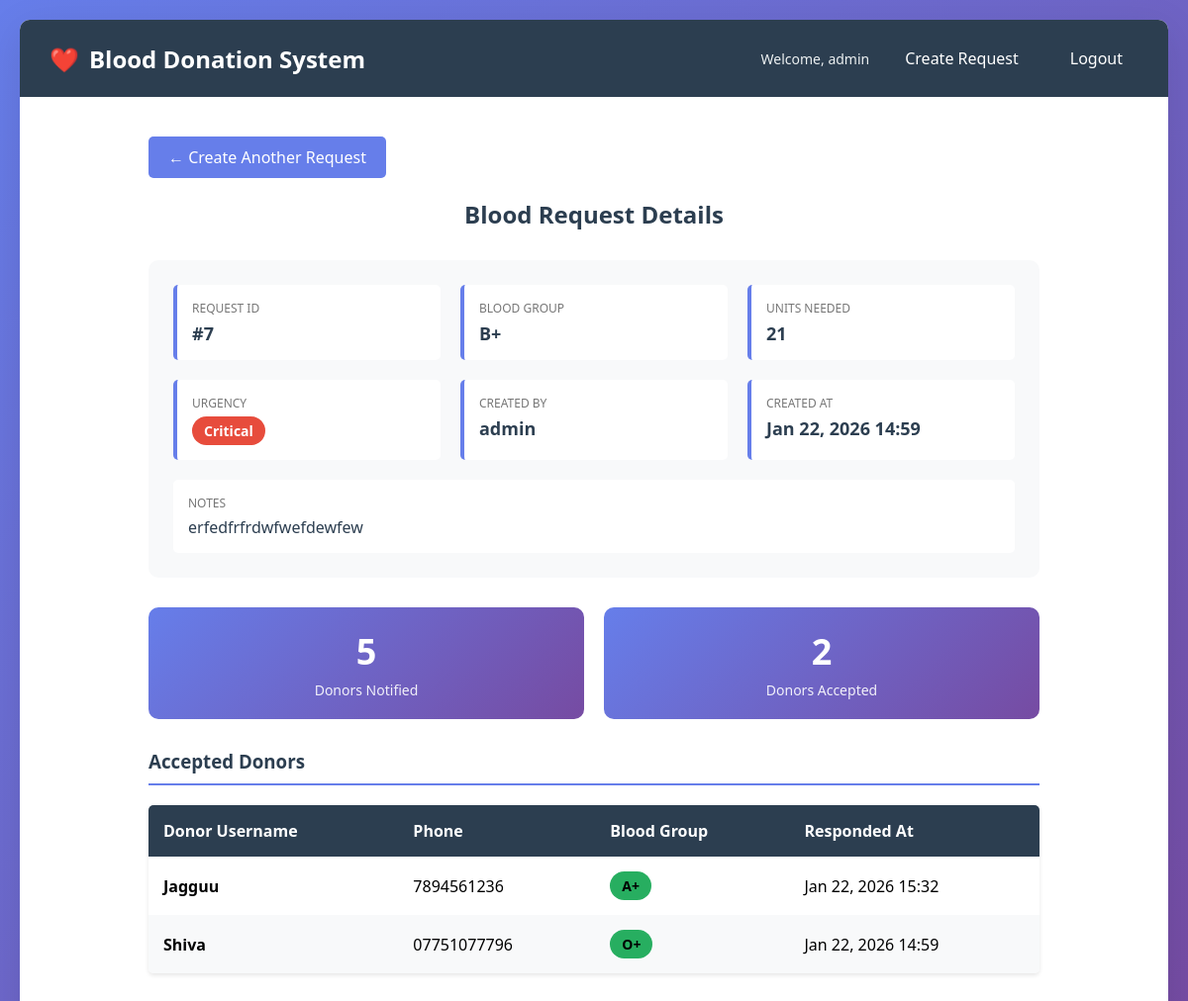
The page /request/7/ (signed in) on the database its author committed.
### careapp/models.py (models this page shows, shortened)
class BloodRequest(models.Model):
    BLOOD_GROUP_CHOICES = DonorProfile.BLOOD_GROUP_CHOICES
    URGENCY_CHOICES = [
        ('critical', 'Critical'),
        ('high', 'High'),
        ('medium', 'Medium'),
    ]
    blood_group = models.CharField(max_length=3, choices=BLOOD_GROUP_CHOICES)
    units_needed = models.PositiveIntegerField(default=1)
    urgency = models.CharField(max_length=10, choices=URGENCY_CHOICES)
    note = models.TextField(blank=True)
    created_by = models.ForeignKey(User, on_delete=models.SET_NULL, null=True, blank=True)
    is_active = models.BooleanField(default=True)
    created_at = models.DateTimeField(auto_now_add=True)
    class Meta:
        ordering = ['-created_at']

class DonorResponse(models.Model):
    RESPONSE_CHOICES = [
        ('accepted', 'Accepted'),
        ('rejected', 'Rejected'),
    ]
    blood_request = models.ForeignKey(BloodRequest, on_delete=models.CASCADE, related_name='responses')
    donor = models.ForeignKey(User, on_delete=models.CASCADE, related_name='donor_responses')
    response = models.CharField(max_length=10, choices=RESPONSE_CHOICES)
    responded_at = models.DateTimeField(auto_now_add=True)
    class Meta:
        unique_together = ('blood_request', 'donor')
        ordering = ['-responded_at']

class DonorProfile(models.Model):
    BLOOD_GROUP_CHOICES = [
        ('A+', 'A+'),
        ('A-', 'A-'),
        ('B+', 'B+'),
        ('B-', 'B-'),
        ('O+', 'O+'),
        ('O-', 'O-'),
        ('AB+', 'AB+'),
        ('AB-', 'AB-'),
    ]
    user = models.OneToOneField(User, on_delete=models.CASCADE, related_name='donor_profile')
    phone = models.CharField(max_length=15)
    blood_group = models.CharField(max_length=3, choices=BLOOD_GROUP_CHOICES)
    is_available = models.BooleanField(default=True)
    created_at = models.DateTimeField(auto_now_add=True)
    class Meta:
        ordering = ['-created_at']

### careapp/views.py (the view)
# urls.py: path('request/<int:request_id>/', views.admin_request_detail, name='admin_request_detail'),
@login_required
@user_passes_test(is_staff_user)
def admin_request_detail(request, request_id):
    blood_request = get_object_or_404(BloodRequest, id=request_id)
    notified_count = Notification.objects.filter(blood_request=blood_request).count()
    accepted_responses = DonorResponse.objects.filter(
        blood_request=blood_request,
        response='accepted'
    ).select_related('donor', 'donor__donor_profile')
    context = {
        'blood_request': blood_request,
        'notified_count': notified_count,
        'accepted_responses': accepted_responses,
    }
    return render(request, 'demo_admin_request_detail.html', context)

### careapp/views.py (called while the page is built)
def is_staff_user(user):
    return user.is_staff

### templates/demo_admin_request_detail.html (shortened to what this page needs)
{% extends 'base.html' %}
{% block content %}
<div class="detail-container">
    <a href="{% url 'admin_create_request' %}" class="back-link btn">← Create Another Request</a>
    <h2>Blood Request Details</h2>
    <div class="request-info">
        <div class="info-grid">
            <div class="info-item">
                <label>Request ID</label>
                <div class="value">#{{ blood_request.id }}</div>
            </div>
            <div class="info-item">
                <label>Blood Group</label>
                <div class="value">{{ blood_request.blood_group }}</div>
            </div>
            <div class="info-item">
                <label>Units Needed</label>
                <div class="value">{{ blood_request.units_needed }}</div>
            </div>
            <div class="info-item">
                <label>Urgency</label>
                <div class="value">
                    <span class="badge badge-{{ blood_request.urgency }}">
                        {{ blood_request.get_urgency_display }}
                    </span>
                </div>
            </div>
            <div class="info-item">
                <label>Created By</label>
                <div class="value">{{ blood_request.created_by.username }}</div>
            </div>
            <div class="info-item">
                <label>Created At</label>
                <div class="value">{{ blood_request.created_at|date:"M d, Y H:i" }}</div>
            </div>
        </div>
        {% if blood_request.note %}
        <div style="margin-top: 20px; padding: 15px; background: white; border-radius: 5px;">
            <label style="display: block; font-size: 12px; color: #777; text-transform: uppercase; margin-bottom: 5px;">Notes</label>
            <div style="color: #2c3e50;">{{ blood_request.note }}</div>
        </div>
        {% endif %}
    </div>
    <div class="section">
        <div class="stats">
            <div class="stat-card">
                <div class="number">{{ notified_count }}</div>
                <div class="label">Donors Notified</div>
            </div>
            <div class="stat-card">
                <div class="number">{{ accepted_responses|length }}</div>
                <div class="label">Donors Accepted</div>
            </div>
        </div>
    </div>
    <div class="section">
        <h3>Accepted Donors</h3>
        {% if accepted_responses %}
            <table class="donors-table">
                <thead>
                    <tr>
                        <th>Donor Username</th>
                        <th>Phone</th>
                        <th>Blood Group</th>
                        <th>Responded At</th>
                    </tr>
                </thead>
                <tbody>
                    {% for response in accepted_responses %}
                        <tr>
                            <td><strong>{{ response.donor.username }}</strong></td>
                            <td>{{ response.donor.donor_profile.phone }}</td>
                            <td><span class="badge" style="background: #27ae60;">{{ response.donor.donor_profile.blood_group }}</span></td>
                            <td>{{ response.responded_at|date:"M d, Y H:i" }}</td>
                        </tr>
                    {% endfor %}
                </tbody>
            </table>
        {% else %}
            <div class="no-data">
                No donors have accepted this request yet.
            </div>
        {% endif %}
    </div>
</div>
{% endblock %}

### templates/base.html (shortened to what this page needs)
<!DOCTYPE html>
<html lang="en">
<head>
</head>
<body>
    <div class="container">
        <nav class="navbar">
            <h1>Blood Donation System</h1>
            <div class="navbar-links">
                {% if user.is_authenticated %}
                    <span class="user-info">Welcome, {{ user.username }}</span>
                    {% if user.is_staff %}
                        <a href="{% url 'admin_create_request' %}">Create Request</a>
                    {% else %}
                        <a href="{% url 'donor_notifications' %}">My Notifications</a>
                    {% endif %}
                    <form method="post" action="{% url 'logout' %}" style="display: inline; margin: 0;">
                        <button type="submit">Logout</button>
                    </form>
                {% else %}
                    <a href="{% url 'login' %}">Login</a>
                {% endif %}
            </div>
        </nav>
        <div class="content">
            {% block content %}{% endblock %}
        </div>
    </div>
</body>
</html>

### templates/base.html (style rules this page uses)
* { margin: 0; padding: 0; box-sizing: border-box; }
body { font-family: 'Segoe UI', Tahoma, Geneva, Verdana, sans-serif; background: linear-gradient(135deg, #667eea 0%, #764ba2 100%); min-height: 100vh; padding: 20px; }
.container { max-width: 1200px; margin: 0 auto; background: white; border-radius: 10px; box-shadow: 0 10px 40px rgba(0,0,0,0.1); overflow: hidden; }
.navbar { background: #2c3e50; color: white; padding: 20px 30px; display: flex; justify-content: space-between; align-items: center; }
.navbar h1 { font-size: 24px; display: flex; align-items: center; }
.navbar h1::before { content: "❤️"; margin-right: 10px; }
.navbar-links { display: flex; gap: 20px; align-items: center; }
.navbar-links a { color: white; text-decoration: none; padding: 8px 16px; border-radius: 5px; transition: background 0.3s; }
.navbar-links button { color: white; background: transparent; border: none; padding: 8px 16px; border-radius: 5px; cursor: pointer; font-size: 16px; transition: background 0.3s; font-family: inherit; }
.user-info { color: #ecf0f1; font-size: 14px; }
.content { padding: 40px; }
.btn { display: inline-block; padding: 10px 20px; background: #667eea; color: white; text-decoration: none; border-radius: 5px; border: none; cursor: pointer; font-size: 16px; transition: background 0.3s; }

### templates/demo_admin_request_detail.html (style rules this page uses)
.detail-container { max-width: 900px; margin: 0 auto; }
.detail-container h2 { color: #2c3e50; margin-bottom: 30px; text-align: center; }
.request-info { background: #f8f9fa; padding: 25px; border-radius: 10px; margin-bottom: 30px; }
.info-grid { display: grid; grid-template-columns: repeat(auto-fit, minmax(200px, 1fr)); gap: 20px; }
.info-item { padding: 15px; background: white; border-radius: 5px; border-left: 4px solid #667eea; }
.info-item label { display: block; font-size: 12px; color: #777; text-transform: uppercase; margin-bottom: 5px; }
.info-item .value { font-size: 18px; font-weight: 600; color: #2c3e50; }
.badge { display: inline-block; padding: 5px 12px; border-radius: 20px; font-size: 14px; font-weight: bold; }
.badge-critical { background: #e74c3c; color: white; }
.section { margin-bottom: 30px; }
.section h3 { color: #2c3e50; margin-bottom: 20px; padding-bottom: 10px; border-bottom: 2px solid #667eea; }
.stats { display: flex; gap: 20px; margin-bottom: 20px; }
.stat-card { flex: 1; background: linear-gradient(135deg, #667eea 0%, #764ba2 100%); color: white; padding: 20px; border-radius: 10px; text-align: center; }
.stat-card .number { font-size: 36px; font-weight: bold; margin-bottom: 5px; }
.stat-card .label { font-size: 14px; opacity: 0.9; }
.donors-table { width: 100%; border-collapse: collapse; background: white; border-radius: 5px; overflow: hidden; box-shadow: 0 2px 4px rgba(0,0,0,0.1); }
.donors-table thead { background: #2c3e50; color: white; }
.donors-table th, .donors-table td { padding: 15px; text-align: left; }
.donors-table tbody tr:nth-child(even) { background: #f8f9fa; }
.back-link { margin-bottom: 20px; display: inline-block; }

### rows shown on the page
BloodRequest: id "7", blood_group "B+", units_needed "21", urgency "Critical", created_by.username "admin", created_at "Jan 22, 2026 14:59", note "erfedfrfrdwfwefdewfew"
DonorResponse: donor.username "Jagguu", donor.donor_profile.phone "7894561236", donor.donor_profile.blood_group "A+", responded_at "Jan 22, 2026 15:32"
DonorResponse: donor.username "Shiva", donor.donor_profile.phone "07751077796", donor.donor_profile.blood_group "O+", responded_at "Jan 22, 2026 14:59"

### other values the page prints
{{ user.username }} "admin"
{{ notified_count }} "5"
{{ accepted_responses|length }} "2"
